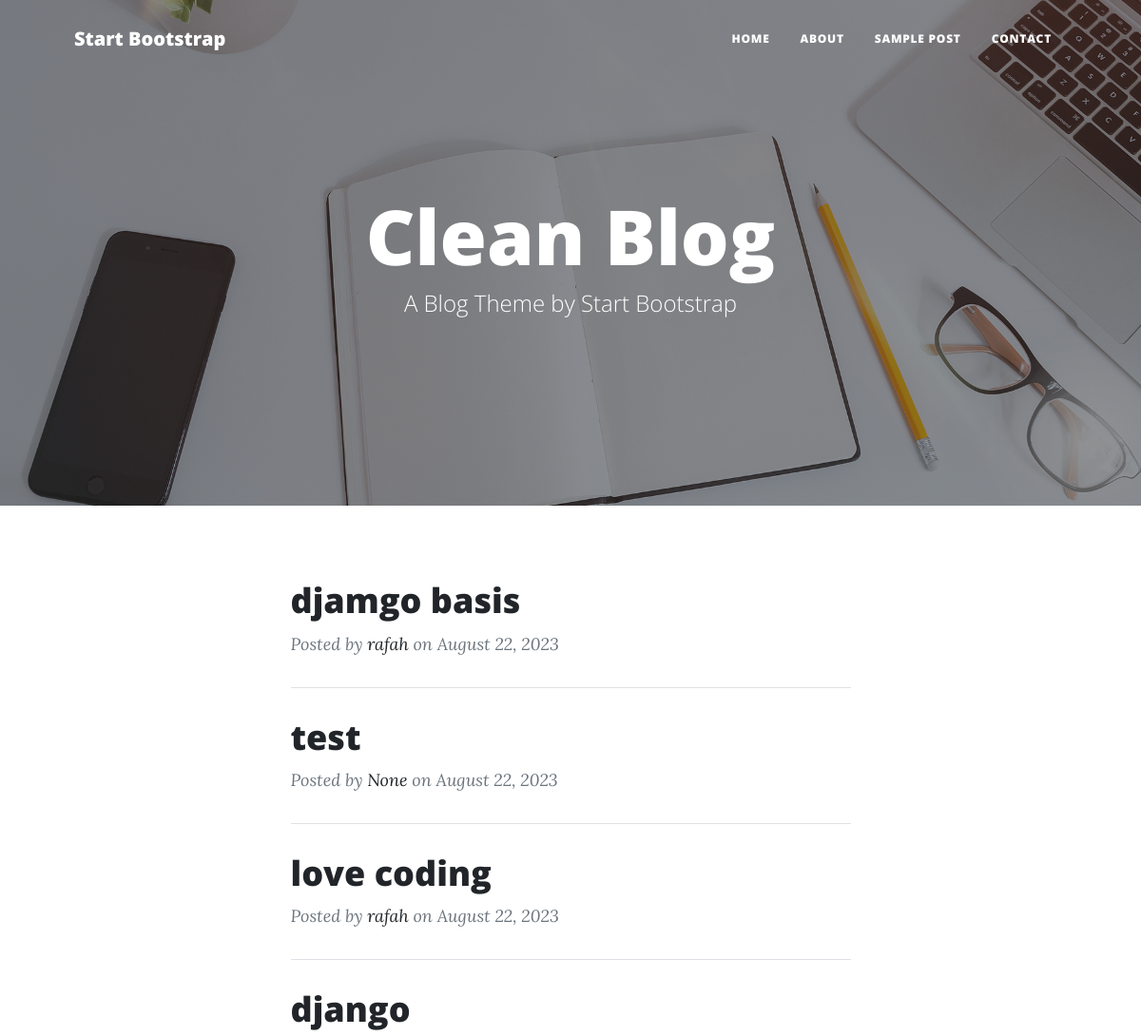
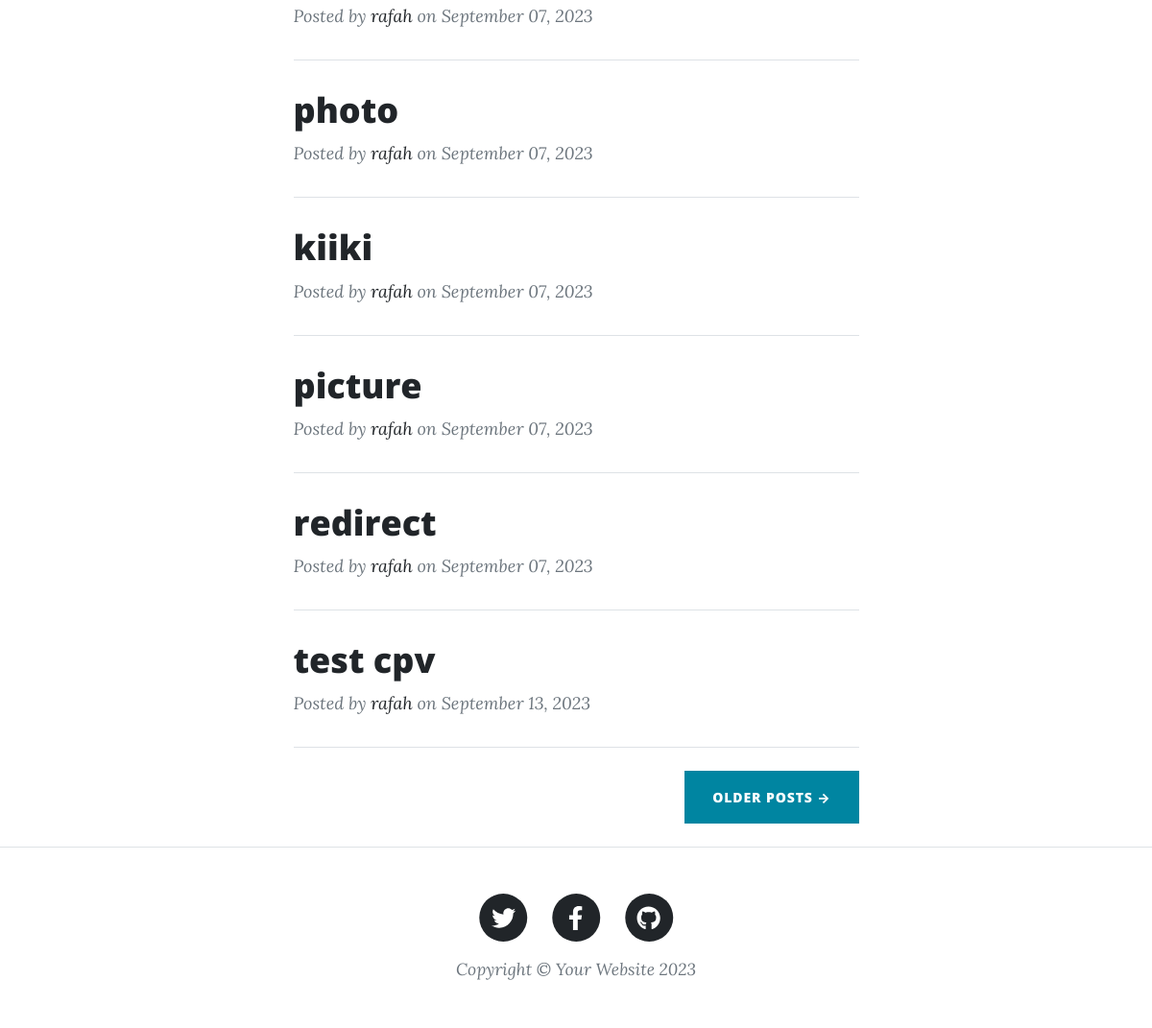
/blog/, run on an earlier commit of the app's database (2 pictures, top to bottom).
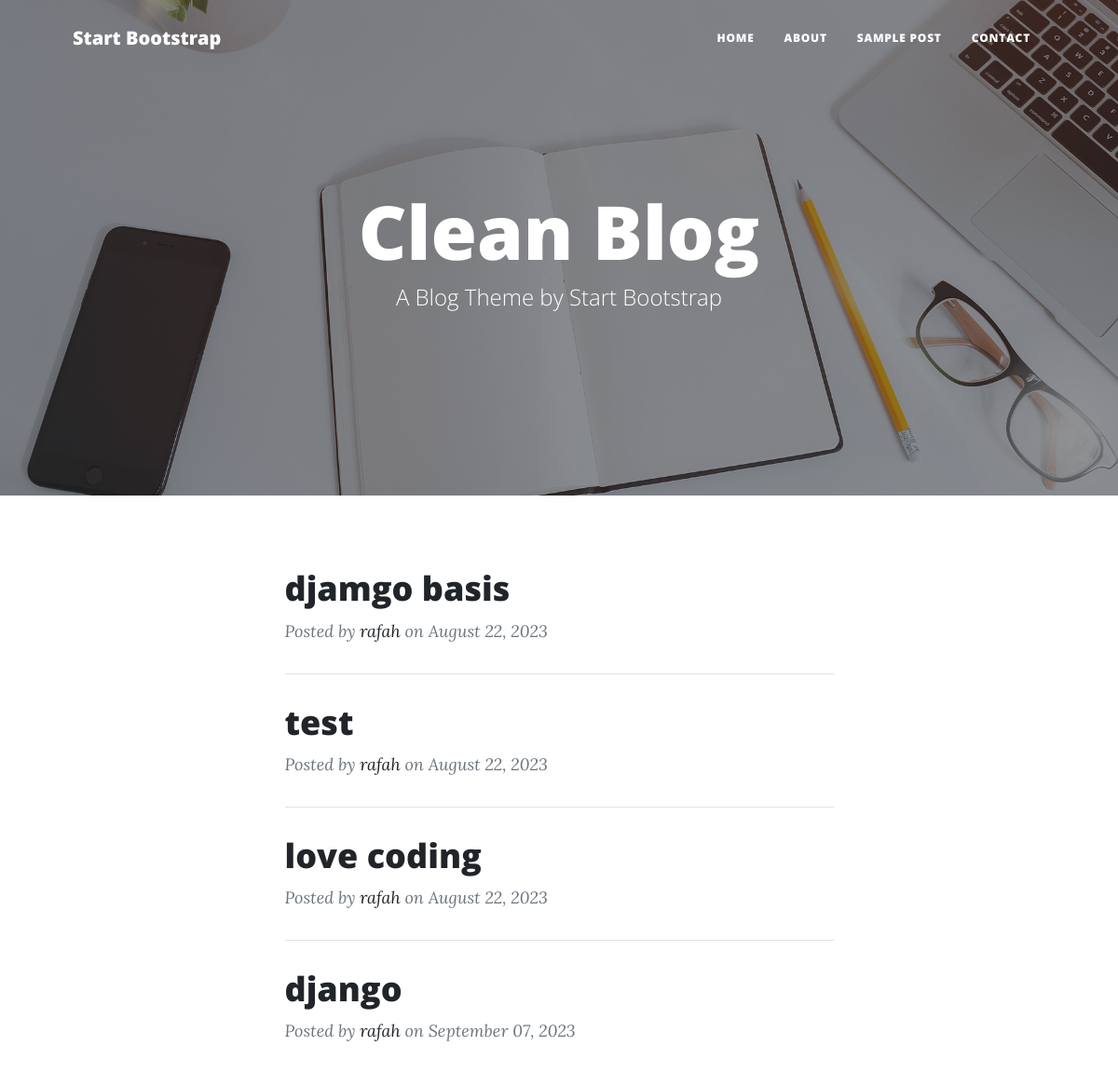
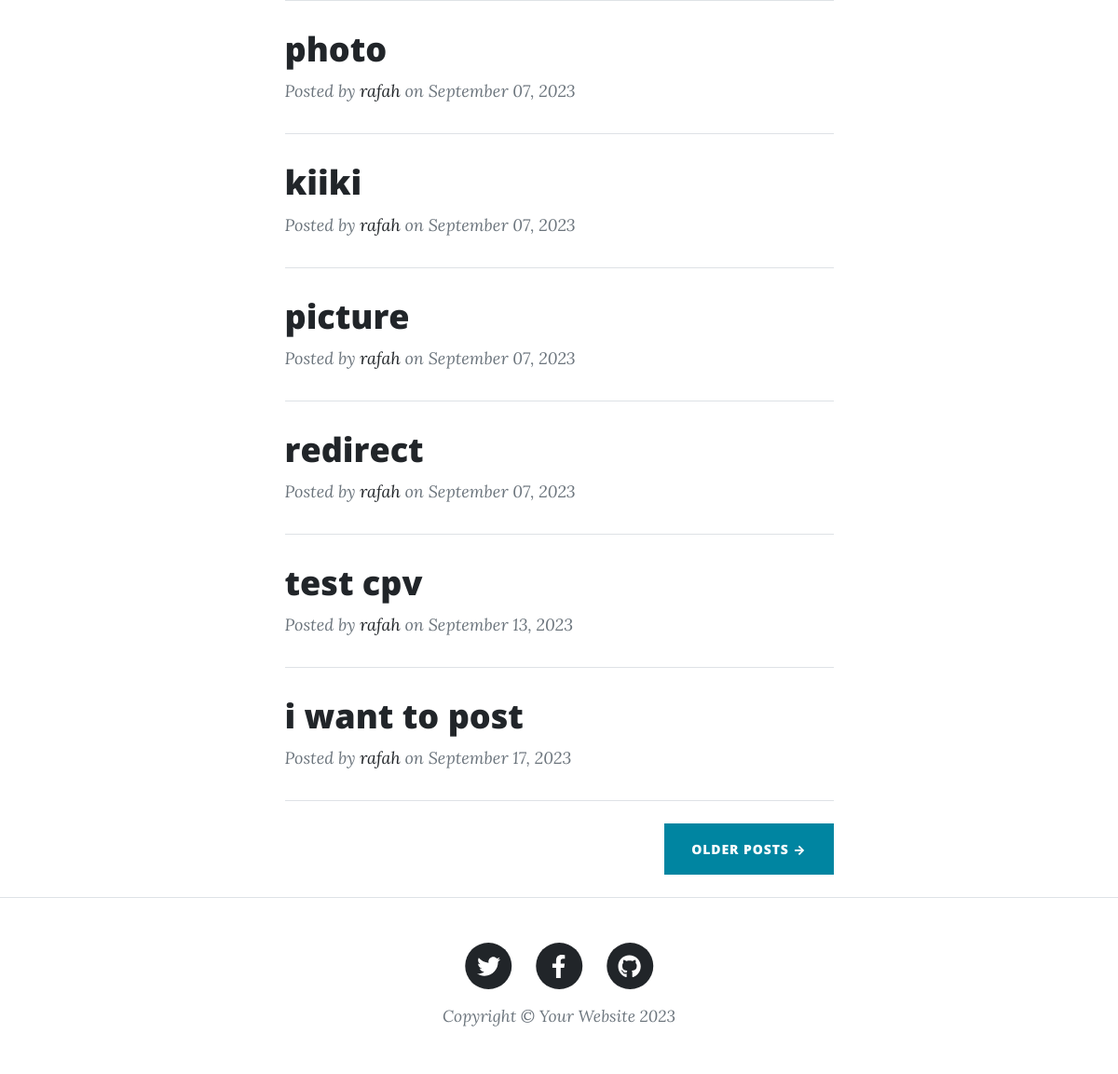
And on a later commit of the database (2 pictures, top to bottom).
### posts/models.py (models this page shows, shortened)
class Post(models.Model):
    author=models.ForeignKey(User,related_name='post_author', on_delete=models.SET_NULL,null=True)
    title=models.CharField(max_length=120)
    content=models.TextField( max_length=250000)
    publish_date=models.DateTimeField(default=timezone.now)
    image = models.ImageField(upload_to='posts')
    tags = TaggableManager()
    slug = models.SlugField(null=True,blank=True)

### posts/views2.py (the view)
# urls.py: path('blog/', PostList.as_view()),
class PostList (generic.ListView):
    model=Post

### posts/templates/posts/post_list.html (shortened to what this page needs)
 {% load static %}
<!DOCTYPE html>
<html lang="en">
    <head>
        <link href="{%static 'css/styles.css'%}" rel="stylesheet" />
    </head>
    <body>
        <nav class="navbar navbar-expand-lg navbar-light" id="mainNav">
            <div class="container px-4 px-lg-5">
                <a class="navbar-brand" href="index.html">Start Bootstrap</a>
                <div class="collapse navbar-collapse" id="navbarResponsive">
                    <ul class="navbar-nav ms-auto py-4 py-lg-0">
                        <li class="nav-item"><a class="nav-link px-lg-3 py-3 py-lg-4" href="index.html">Home</a></li>
                        <li class="nav-item"><a class="nav-link px-lg-3 py-3 py-lg-4" href="about.html">About</a></li>
                        <li class="nav-item"><a class="nav-link px-lg-3 py-3 py-lg-4" href="post.html">Sample Post</a></li>
                        <li class="nav-item"><a class="nav-link px-lg-3 py-3 py-lg-4" href="contact.html">Contact</a></li>
                    </ul>
                </div>
            </div>
        </nav>
        <header class="masthead" style="background-image: url('{% static 'assets/img/home-bg.jpg' %}')">
            <div class="container position-relative px-4 px-lg-5">
                <div class="row gx-4 gx-lg-5 justify-content-center">
                    <div class="col-md-10 col-lg-8 col-xl-7">
                        <div class="site-heading">
                            <h1>Clean Blog</h1>
                            <span class="subheading">A Blog Theme by Start Bootstrap</span>
                        </div>
                    </div>
                </div>
            </div>
        </header>
        <div class="container px-4 px-lg-5">
            <div class="row gx-4 gx-lg-5 justify-content-center">
                <div class="col-md-10 col-lg-8 col-xl-7">
                    {%for post in post_list %}
                        <div class="post-preview">
                            <a href="/blog/{{post.slug}}">
                                <h2 class="post-title">{{post.title}}</h2>
                            </a>
                            <p class="post-meta">
                                Posted by
                                <a href="#!">{{post.author}}</a>
                                on {{post.publish_date|date:"F d, o"}}
                            </p>
                        </div>
                        <hr class="my-4" />
                    {% endfor %}
                    <div class="d-flex justify-content-end mb-4"><a class="btn btn-primary text-uppercase" href="#!">Older Posts →</a></div>
                </div>
            </div>
        </div>
        <footer class="border-top">
            <div class="container px-4 px-lg-5">
                <div class="row gx-4 gx-lg-5 justify-content-center">
                    <div class="col-md-10 col-lg-8 col-xl-7">
                        <ul class="list-inline text-center">
                            <li class="list-inline-item">
                                <a href="#!">
                                    <span class="fa-stack fa-lg">
                                        <i class="fas fa-circle fa-stack-2x"></i>
                                        <i class="fab fa-twitter fa-stack-1x fa-inverse"></i>
                                    </span>
                                </a>
                            </li>
                            <li class="list-inline-item">
                                <a href="#!">
                                    <span class="fa-stack fa-lg">
                                        <i class="fas fa-circle fa-stack-2x"></i>
                                        <i class="fab fa-facebook-f fa-stack-1x fa-inverse"></i>
                                    </span>
                                </a>
                            </li>
                            <li class="list-inline-item">
                                <a href="#!">
                                    <span class="fa-stack fa-lg">
                                        <i class="fas fa-circle fa-stack-2x"></i>
                                        <i class="fab fa-github fa-stack-1x fa-inverse"></i>
                                    </span>
                                </a>
                            </li>
                        </ul>
                        <div class="small text-center text-muted fst-italic">Copyright &copy; Your Website 2023</div>
                    </div>
                </div>
            </div>
        </footer>
    </body>
</html>

What changed in the data, as far as the page shows it:
changed Post "test": author "None" → "rafah"
added Post: title "i want to post", author "rafah", publish_date "September 17, 2023"
